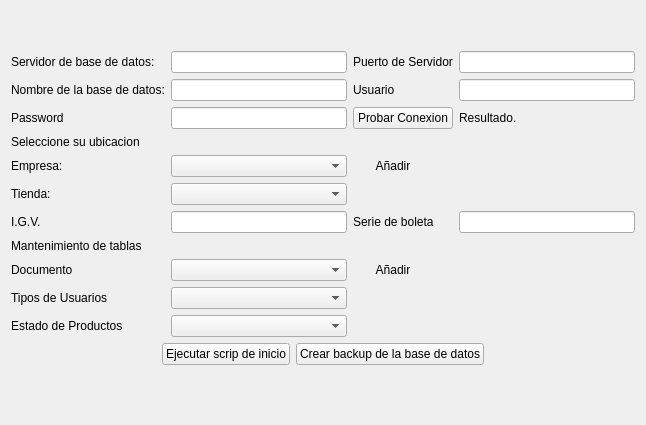
<?xml version="1.0" encoding="UTF-8"?>
<ui version="4.0">
 <class>ui_configuracion</class>
 <widget class="QWidget" name="ui_configuracion">
  <property name="geometry">
   <rect>
    <x>0</x>
    <y>0</y>
    <width>646</width>
    <height>425</height>
   </rect>
  </property>
  <property name="windowTitle">
   <string>Configuracion</string>
  </property>
  <property name="autoFillBackground">
   <bool>true</bool>
  </property>
  <layout class="QGridLayout" name="gridLayout_2">
   <item row="0" column="0">
    <layout class="QGridLayout" name="gridLayout">
     <item row="3" column="0">
      <widget class="QLabel" name="label_4">
       <property name="text">
        <string>Password</string>
       </property>
      </widget>
     </item>
     <item row="10" column="3">
      <spacer name="horizontalSpacer_8">
       <property name="orientation">
        <enum>Qt::Horizontal</enum>
       </property>
       <property name="sizeHint" stdset="0">
        <size>
         <width>40</width>
         <height>20</height>
        </size>
       </property>
      </spacer>
     </item>
     <item row="12" column="1">
      <widget class="QComboBox" name="comboBox_estadoProductos"/>
     </item>
     <item row="6" column="1">
      <widget class="QComboBox" name="comboBox_tienda">
       <item>
        <property name="text">
         <string/>
        </property>
       </item>
      </widget>
     </item>
     <item row="5" column="3">
      <spacer name="horizontalSpacer">
       <property name="orientation">
        <enum>Qt::Horizontal</enum>
       </property>
       <property name="sizeHint" stdset="0">
        <size>
         <width>40</width>
         <height>20</height>
        </size>
       </property>
      </spacer>
     </item>
     <item row="13" column="0" colspan="4">
      <layout class="QHBoxLayout" name="horizontalLayout">
       <item>
        <spacer name="horizontalSpacer_3">
         <property name="orientation">
          <enum>Qt::Horizontal</enum>
         </property>
         <property name="sizeHint" stdset="0">
          <size>
           <width>40</width>
           <height>20</height>
          </size>
         </property>
        </spacer>
       </item>
       <item>
        <widget class="QPushButton" name="btn_script">
         <property name="text">
          <string>Ejecutar scrip de inicio</string>
         </property>
        </widget>
       </item>
       <item>
        <widget class="QPushButton" name="btn_backup">
         <property name="text">
          <string>Crear backup de la base de datos</string>
         </property>
        </widget>
       </item>
       <item>
        <spacer name="horizontalSpacer_2">
         <property name="orientation">
          <enum>Qt::Horizontal</enum>
         </property>
         <property name="sizeHint" stdset="0">
          <size>
           <width>13</width>
           <height>17</height>
          </size>
         </property>
        </spacer>
       </item>
      </layout>
     </item>
     <item row="11" column="0">
      <widget class="QLabel" name="label_13">
       <property name="text">
        <string>Tipos de Usuarios</string>
       </property>
      </widget>
     </item>
     <item row="1" column="1">
      <widget class="QLineEdit" name="lineEdit_ipdatabase"/>
     </item>
     <item row="6" column="2" colspan="2">
      <spacer name="horizontalSpacer_5">
       <property name="orientation">
        <enum>Qt::Horizontal</enum>
       </property>
       <property name="sizeHint" stdset="0">
        <size>
         <width>40</width>
         <height>20</height>
        </size>
       </property>
      </spacer>
     </item>
     <item row="10" column="0">
      <widget class="QLabel" name="label_12">
       <property name="text">
        <string>Documento</string>
       </property>
      </widget>
     </item>
     <item row="5" column="1">
      <widget class="QComboBox" name="comboBox_empresa"/>
     </item>
     <item row="9" column="0" colspan="4">
      <widget class="QLabel" name="label_11">
       <property name="text">
        <string>Mantenimiento de tablas</string>
       </property>
      </widget>
     </item>
     <item row="5" column="0">
      <widget class="QLabel" name="lblEmpresa">
       <property name="text">
        <string>Empresa: </string>
       </property>
      </widget>
     </item>
     <item row="10" column="1">
      <widget class="QComboBox" name="comboBox_Documento"/>
     </item>
     <item row="4" column="0" colspan="4">
      <widget class="QLabel" name="label_7">
       <property name="text">
        <string>Seleccione su ubicacion</string>
       </property>
      </widget>
     </item>
     <item row="2" column="3">
      <widget class="QLineEdit" name="lineEdit_userDatabase"/>
     </item>
     <item row="11" column="1">
      <widget class="QComboBox" name="comboBox_tipoUsuario"/>
     </item>
     <item row="7" column="1">
      <widget class="QLineEdit" name="lineEdit_IGV"/>
     </item>
     <item row="12" column="0">
      <widget class="QLabel" name="label_14">
       <property name="text">
        <string>Estado de Productos</string>
       </property>
      </widget>
     </item>
     <item row="1" column="2">
      <widget class="QLabel" name="label_2">
       <property name="text">
        <string>Puerto de Servidor</string>
       </property>
      </widget>
     </item>
     <item row="1" column="3">
      <widget class="QLineEdit" name="lineEdit_portDatabase"/>
     </item>
     <item row="7" column="0">
      <widget class="QLabel" name="label_8">
       <property name="text">
        <string>I.G.V.</string>
       </property>
      </widget>
     </item>
     <item row="12" column="2" colspan="2">
      <spacer name="horizontalSpacer_10">
       <property name="orientation">
        <enum>Qt::Horizontal</enum>
       </property>
       <property name="sizeHint" stdset="0">
        <size>
         <width>40</width>
         <height>20</height>
        </size>
       </property>
      </spacer>
     </item>
     <item row="2" column="1">
      <widget class="QLineEdit" name="lineEdit_nameDatabase"/>
     </item>
     <item row="2" column="2">
      <widget class="QLabel" name="label_5">
       <property name="text">
        <string>Usuario</string>
       </property>
      </widget>
     </item>
     <item row="3" column="2">
      <widget class="QPushButton" name="btn_testConexion">
       <property name="text">
        <string>Probar Conexion</string>
       </property>
      </widget>
     </item>
     <item row="7" column="2">
      <widget class="QLabel" name="label_9">
       <property name="text">
        <string>Serie de boleta</string>
       </property>
      </widget>
     </item>
     <item row="11" column="2" colspan="2">
      <spacer name="horizontalSpacer_9">
       <property name="orientation">
        <enum>Qt::Horizontal</enum>
       </property>
       <property name="sizeHint" stdset="0">
        <size>
         <width>40</width>
         <height>20</height>
        </size>
       </property>
      </spacer>
     </item>
     <item row="1" column="0">
      <widget class="QLabel" name="label">
       <property name="text">
        <string>Servidor de base de datos: </string>
       </property>
      </widget>
     </item>
     <item row="10" column="2">
      <widget class="QPushButton" name="btnAgregar_2">
       <property name="sizePolicy">
        <sizepolicy hsizetype="Fixed" vsizetype="Fixed">
         <horstretch>0</horstretch>
         <verstretch>0</verstretch>
        </sizepolicy>
       </property>
       <property name="text">
        <string>Añadir</string>
       </property>
       <property name="icon">
        <iconset resource="../Icons/Icons.qrc">
         <normaloff>:/Icons/1348112114_notification_add.png</normaloff>:/Icons/1348112114_notification_add.png</iconset>
       </property>
       <property name="flat">
        <bool>true</bool>
       </property>
      </widget>
     </item>
     <item row="6" column="0">
      <widget class="QLabel" name="lblTienda">
       <property name="text">
        <string>Tienda: </string>
       </property>
      </widget>
     </item>
     <item row="7" column="3">
      <widget class="QLineEdit" name="lineEdit_boleta"/>
     </item>
     <item row="3" column="1">
      <widget class="QLineEdit" name="lineEdit_passwordUser">
       <property name="readOnly">
        <bool>false</bool>
       </property>
      </widget>
     </item>
     <item row="3" column="3">
      <widget class="QLabel" name="label_result">
       <property name="text">
        <string>Resultado.</string>
       </property>
      </widget>
     </item>
     <item row="2" column="0">
      <widget class="QLabel" name="label_3">
       <property name="text">
        <string>Nombre de la base de datos:</string>
       </property>
      </widget>
     </item>
     <item row="5" column="2">
      <widget class="QPushButton" name="btnAgregar">
       <property name="sizePolicy">
        <sizepolicy hsizetype="Fixed" vsizetype="Fixed">
         <horstretch>0</horstretch>
         <verstretch>0</verstretch>
        </sizepolicy>
       </property>
       <property name="text">
        <string>Añadir</string>
       </property>
       <property name="icon">
        <iconset resource="../Icons/Icons.qrc">
         <normaloff>:/Icons/1348112114_notification_add.png</normaloff>:/Icons/1348112114_notification_add.png</iconset>
       </property>
       <property name="flat">
        <bool>true</bool>
       </property>
      </widget>
     </item>
     <item row="0" column="1">
      <spacer name="verticalSpacer_2">
       <property name="orientation">
        <enum>Qt::Vertical</enum>
       </property>
       <property name="sizeHint" stdset="0">
        <size>
         <width>20</width>
         <height>40</height>
        </size>
       </property>
      </spacer>
     </item>
    </layout>
   </item>
   <item row="1" column="0">
    <spacer name="verticalSpacer">
     <property name="orientation">
      <enum>Qt::Vertical</enum>
     </property>
     <property name="sizeHint" stdset="0">
      <size>
       <width>20</width>
       <height>40</height>
      </size>
     </property>
    </spacer>
   </item>
  </layout>
 </widget>
 <resources>
  <include location="../Icons/Icons.qrc"/>
 </resources>
 <connections/>
</ui>
